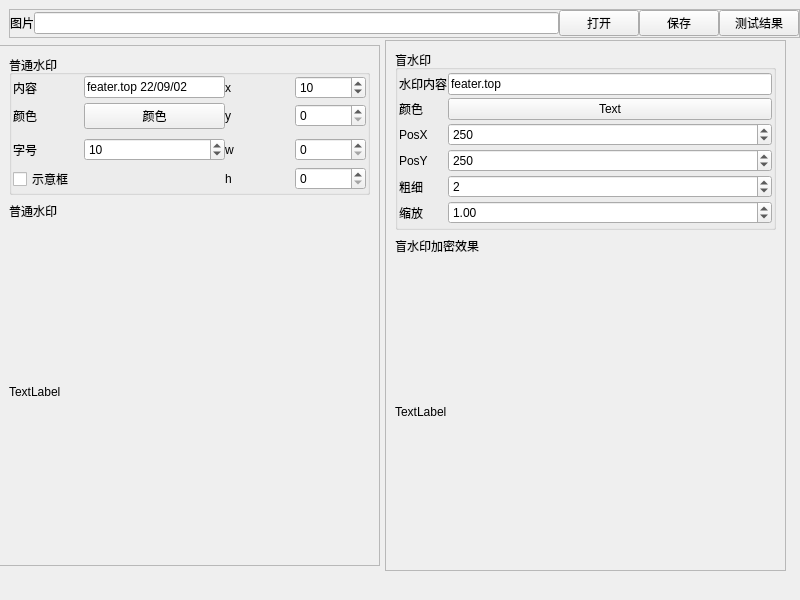
<?xml version="1.0" encoding="UTF-8"?>
<ui version="4.0">
 <class>MainWindow</class>
 <widget class="QMainWindow" name="MainWindow">
  <property name="geometry">
   <rect>
    <x>0</x>
    <y>0</y>
    <width>800</width>
    <height>600</height>
   </rect>
  </property>
  <property name="windowTitle">
   <string>MainWindow</string>
  </property>
  <widget class="QWidget" name="centralwidget">
   <widget class="QFrame" name="frame">
    <property name="geometry">
     <rect>
      <x>9</x>
      <y>9</y>
      <width>791</width>
      <height>29</height>
     </rect>
    </property>
    <property name="maximumSize">
     <size>
      <width>16777215</width>
      <height>30</height>
     </size>
    </property>
    <property name="frameShape">
     <enum>QFrame::StyledPanel</enum>
    </property>
    <property name="frameShadow">
     <enum>QFrame::Raised</enum>
    </property>
    <layout class="QGridLayout" name="gridLayout">
     <property name="leftMargin">
      <number>0</number>
     </property>
     <property name="topMargin">
      <number>0</number>
     </property>
     <property name="rightMargin">
      <number>0</number>
     </property>
     <property name="bottomMargin">
      <number>0</number>
     </property>
     <property name="spacing">
      <number>0</number>
     </property>
     <item row="0" column="0">
      <widget class="QLabel" name="labelImg">
       <property name="text">
        <string>图片</string>
       </property>
      </widget>
     </item>
     <item row="0" column="1">
      <widget class="QLineEdit" name="lineImgPath">
       <property name="readOnly">
        <bool>true</bool>
       </property>
      </widget>
     </item>
     <item row="0" column="2">
      <widget class="QPushButton" name="btnOpen">
       <property name="text">
        <string>打开</string>
       </property>
      </widget>
     </item>
     <item row="0" column="3">
      <widget class="QPushButton" name="btnSave">
       <property name="text">
        <string>保存</string>
       </property>
      </widget>
     </item>
     <item row="0" column="4">
      <widget class="QPushButton" name="btnResultTest">
       <property name="text">
        <string>测试结果</string>
       </property>
      </widget>
     </item>
    </layout>
   </widget>
   <widget class="QFrame" name="frame_2">
    <property name="geometry">
     <rect>
      <x>-1</x>
      <y>45</y>
      <width>381</width>
      <height>521</height>
     </rect>
    </property>
    <property name="frameShape">
     <enum>QFrame::StyledPanel</enum>
    </property>
    <property name="frameShadow">
     <enum>QFrame::Raised</enum>
    </property>
    <layout class="QGridLayout" name="gridLayout_4">
     <item row="0" column="0">
      <widget class="QGroupBox" name="groupBox">
       <property name="maximumSize">
        <size>
         <width>16777215</width>
         <height>140</height>
        </size>
       </property>
       <property name="title">
        <string>普通水印</string>
       </property>
       <layout class="QGridLayout" name="gridLayout_3">
        <property name="leftMargin">
         <number>1</number>
        </property>
        <property name="topMargin">
         <number>1</number>
        </property>
        <property name="rightMargin">
         <number>1</number>
        </property>
        <property name="bottomMargin">
         <number>1</number>
        </property>
        <property name="spacing">
         <number>0</number>
        </property>
        <item row="5" column="3">
         <widget class="QLabel" name="labelPosH">
          <property name="text">
           <string>h</string>
          </property>
         </widget>
        </item>
        <item row="3" column="1" rowspan="2" colspan="2">
         <widget class="QSpinBox" name="spinBoxFontSize">
          <property name="minimum">
           <number>1</number>
          </property>
          <property name="singleStep">
           <number>2</number>
          </property>
          <property name="value">
           <number>10</number>
          </property>
         </widget>
        </item>
        <item row="0" column="3">
         <widget class="QLabel" name="labelPosX">
          <property name="text">
           <string>x</string>
          </property>
         </widget>
        </item>
        <item row="3" column="0" rowspan="2">
         <widget class="QLabel" name="labelFontSIze">
          <property name="text">
           <string>字号</string>
          </property>
         </widget>
        </item>
        <item row="1" column="0" rowspan="2">
         <widget class="QLabel" name="labelColor">
          <property name="text">
           <string>颜色</string>
          </property>
         </widget>
        </item>
        <item row="0" column="0">
         <widget class="QLabel" name="labelWMCtx">
          <property name="text">
           <string>内容</string>
          </property>
         </widget>
        </item>
        <item row="5" column="0" colspan="3">
         <widget class="QCheckBox" name="checkBoxRect">
          <property name="text">
           <string>示意框</string>
          </property>
         </widget>
        </item>
        <item row="0" column="1" colspan="2">
         <widget class="QLineEdit" name="lineWMCtx">
          <property name="text">
           <string>feater.top 22/09/02</string>
          </property>
         </widget>
        </item>
        <item row="1" column="1" rowspan="2" colspan="2">
         <widget class="QPushButton" name="btnColor">
          <property name="text">
           <string>颜色</string>
          </property>
         </widget>
        </item>
        <item row="0" column="4">
         <widget class="QSpinBox" name="spinBoxX">
          <property name="maximum">
           <number>10000</number>
          </property>
          <property name="value">
           <number>10</number>
          </property>
         </widget>
        </item>
        <item row="1" column="3" rowspan="2">
         <widget class="QLabel" name="labelPosY">
          <property name="text">
           <string>y</string>
          </property>
         </widget>
        </item>
        <item row="1" column="4" rowspan="2">
         <widget class="QSpinBox" name="spinBoxY">
          <property name="maximum">
           <number>10000</number>
          </property>
         </widget>
        </item>
        <item row="3" column="3" rowspan="2">
         <widget class="QLabel" name="labelPosW">
          <property name="text">
           <string>w</string>
          </property>
         </widget>
        </item>
        <item row="3" column="4" rowspan="2">
         <widget class="QSpinBox" name="spinBoxW">
          <property name="maximum">
           <number>10000</number>
          </property>
         </widget>
        </item>
        <item row="5" column="4">
         <widget class="QSpinBox" name="spinBoxH">
          <property name="maximum">
           <number>10000</number>
          </property>
         </widget>
        </item>
       </layout>
      </widget>
     </item>
     <item row="1" column="0">
      <widget class="QLabel" name="labelDemo">
       <property name="maximumSize">
        <size>
         <width>16777215</width>
         <height>20</height>
        </size>
       </property>
       <property name="text">
        <string>普通水印</string>
       </property>
      </widget>
     </item>
     <item row="2" column="0">
      <widget class="QLabel" name="labelWMDemo">
       <property name="minimumSize">
        <size>
         <width>256</width>
         <height>256</height>
        </size>
       </property>
       <property name="text">
        <string>TextLabel</string>
       </property>
      </widget>
     </item>
    </layout>
   </widget>
   <widget class="QFrame" name="frame_3">
    <property name="geometry">
     <rect>
      <x>385</x>
      <y>40</y>
      <width>401</width>
      <height>531</height>
     </rect>
    </property>
    <property name="frameShape">
     <enum>QFrame::StyledPanel</enum>
    </property>
    <property name="frameShadow">
     <enum>QFrame::Raised</enum>
    </property>
    <layout class="QGridLayout" name="gridLayout_5">
     <item row="0" column="2">
      <widget class="QGroupBox" name="groupBox_2">
       <property name="maximumSize">
        <size>
         <width>16777215</width>
         <height>180</height>
        </size>
       </property>
       <property name="title">
        <string>盲水印</string>
       </property>
       <layout class="QGridLayout" name="gridLayout_2">
        <property name="leftMargin">
         <number>1</number>
        </property>
        <property name="topMargin">
         <number>1</number>
        </property>
        <property name="rightMargin">
         <number>1</number>
        </property>
        <property name="bottomMargin">
         <number>1</number>
        </property>
        <property name="spacing">
         <number>1</number>
        </property>
        <item row="0" column="1">
         <widget class="QLineEdit" name="lineBlindWMCtx">
          <property name="text">
           <string>feater.top</string>
          </property>
         </widget>
        </item>
        <item row="0" column="0">
         <widget class="QLabel" name="labelBlindWMCtx">
          <property name="text">
           <string>水印内容</string>
          </property>
         </widget>
        </item>
        <item row="3" column="0">
         <widget class="QLabel" name="labelBlindPosY">
          <property name="text">
           <string>PosY</string>
          </property>
         </widget>
        </item>
        <item row="2" column="1">
         <widget class="QSpinBox" name="spinBlindPosX">
          <property name="maximum">
           <number>10000</number>
          </property>
          <property name="value">
           <number>250</number>
          </property>
         </widget>
        </item>
        <item row="3" column="1">
         <widget class="QSpinBox" name="spinBlindPosY">
          <property name="maximum">
           <number>10000</number>
          </property>
          <property name="value">
           <number>250</number>
          </property>
         </widget>
        </item>
        <item row="4" column="0">
         <widget class="QLabel" name="labelBlindThickness">
          <property name="text">
           <string>粗细</string>
          </property>
         </widget>
        </item>
        <item row="1" column="1">
         <widget class="QPushButton" name="btnBlindColor">
          <property name="text">
           <string>Text</string>
          </property>
         </widget>
        </item>
        <item row="2" column="0">
         <widget class="QLabel" name="labelBlindPosX">
          <property name="text">
           <string>PosX</string>
          </property>
         </widget>
        </item>
        <item row="4" column="1">
         <widget class="QSpinBox" name="spinBlindThickness">
          <property name="minimum">
           <number>1</number>
          </property>
          <property name="maximum">
           <number>10</number>
          </property>
          <property name="value">
           <number>2</number>
          </property>
         </widget>
        </item>
        <item row="1" column="0">
         <widget class="QLabel" name="labelBlindColor">
          <property name="text">
           <string>颜色</string>
          </property>
         </widget>
        </item>
        <item row="5" column="0">
         <widget class="QLabel" name="labelBlindScale">
          <property name="text">
           <string>缩放</string>
          </property>
         </widget>
        </item>
        <item row="5" column="1">
         <widget class="QDoubleSpinBox" name="spinBlindScale">
          <property name="value">
           <double>1.000000000000000</double>
          </property>
         </widget>
        </item>
       </layout>
      </widget>
     </item>
     <item row="1" column="2">
      <widget class="QLabel" name="label_5">
       <property name="maximumSize">
        <size>
         <width>16777215</width>
         <height>20</height>
        </size>
       </property>
       <property name="text">
        <string>盲水印加密效果</string>
       </property>
      </widget>
     </item>
     <item row="2" column="2">
      <widget class="QLabel" name="labelBlindDemo">
       <property name="minimumSize">
        <size>
         <width>256</width>
         <height>256</height>
        </size>
       </property>
       <property name="text">
        <string>TextLabel</string>
       </property>
      </widget>
     </item>
    </layout>
   </widget>
  </widget>
  <widget class="QMenuBar" name="menubar">
   <property name="geometry">
    <rect>
     <x>0</x>
     <y>0</y>
     <width>800</width>
     <height>24</height>
    </rect>
   </property>
  </widget>
 </widget>
 <resources/>
 <connections/>
</ui>
